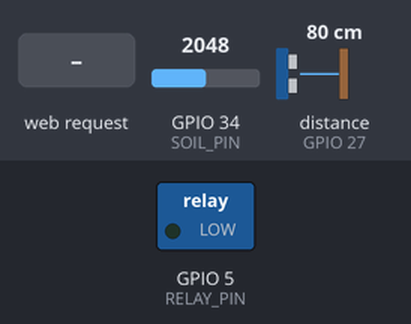
Simulated run of this sketch. Board: ESP32. Shown: switched loads named in the sketch (green lamp = pin HIGH). Wiring (inferred from the names in the program): ultrasonic range finder: trigger GPIO 26; echo GPIO 27. The test bench sets the inputs (shaded band); at power-on: GPIO 34 (SOIL_PIN) = 2048, distance to the obstacle (sensor on GPIO 27) 80 cm. The echo pulse lasts 58.3 µs per cm; WiFi joins after 1.5 s; servers stay silent unless stated; pins used as bus, display or sensor lines are not drawn; what the sketch prints to the serial monitor is not drawn.

Above: at 0.1 s.
At 2.7 s:
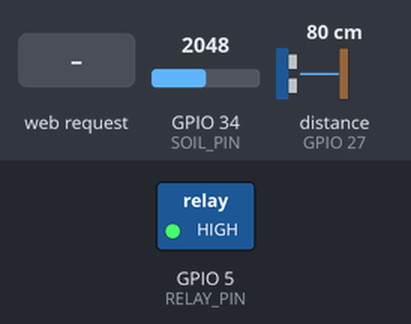
2.8 s: HTTP request GET /stop received
Timing chart, 0 to 5.8 s (numbered marks = the images above; inputs shaded):
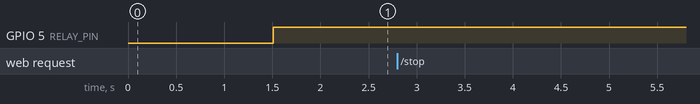

The sketch:

JAL-SAATHI.ino
```cpp
#include <WiFi.h>
#include <AsyncTCP.h>
#include <ESPAsyncWebServer.h>

#define RELAY_PIN 5        // GPIO for relay
#define SOIL_PIN 34        // Analog pin for soil sensor
#define TRIG_PIN 26        // Ultrasonic sensor TRIG
#define ECHO_PIN 27        // Ultrasonic sensor ECHO

const char* ssid = "moto g62 5G_7341";
const char* password = "e2bb47d4a778";

int moisture = 0;
bool pumpState = false;
long duration;
int distance = 0;
bool tankEmpty = false;
int dryThreshold = 3500;
int wetThreshold = 2500;
int emptyThreshold = 10;

bool emergencyStopEnabled = false;

AsyncWebServer server(80);

// HTML Page with buttons and dynamic values
const char index_html[] PROGMEM = R"rawliteral(
<!DOCTYPE html>
<html lang="en">
<head>
  <meta charset="UTF-8">
  <meta http-equiv="refresh" content="5">
  <meta name="viewport" content="width=device-width, initial-scale=1.0">
  <title>JalSaathi - Smart Irrigation</title>
  <style>
    body {
      font-family: 'Segoe UI', sans-serif;
      background: linear-gradient(#a8e063, #56ab2f);
      color: #fff;
      text-align: center;
      padding: 20px;
    }
    .container {
      background-color: rgba(0, 0, 0, 0.3);
      border-radius: 20px;
      padding: 30px;
      max-width: 500px;
      margin: 30px auto;
      box-shadow: 0px 0px 15px rgba(0,0,0,0.3);
    }
    h1 {
      font-size: 28px;
    }
    .status {
      font-size: 22px;
      margin: 15px 0;
    }
    .label {
      font-weight: bold;
    }
    .footer {
      margin-top: 30px;
      font-size: 12px;
    }
    .button {
      padding: 10px 20px;
      font-size: 16px;
      margin: 10px;
      border: none;
      border-radius: 8px;
      cursor: pointer;
    }
    .stop {
      background-color: #e74c3c;
      color: white;
    }
    .resume {
      background-color: #2ecc71;
      color: white;
    }
  </style>
</head>
<body>
  <div class="container">
    <h1>🚰 JalSaathi - स्मार्ट सिंचाई प्रणाली</h1>
    <p class="status"><span class="label">Soil Moisture (मिट्टी की नमी):</span> %MOISTURE%</p>
    <p class="status"><span class="label">Pump Status (पंप स्थिति):</span> %PUMPSTATE%</p>
    <p class="status"><span class="label">Tank Status (पानी की टंकी स्थिति):</span> %TANKSTATUS%</p>
    <p class="status"><span class="label">Emergency Mode:</span> %EMERGENCY%</p>
    <form action="/stop" method="GET">
      <button class="button stop">Emergency Stop</button>
    </form>
    <form action="/resume" method="GET">
      <button class="button resume">Resume Auto</button>
    </form>
    <p class="footer">Page refreshes every 5 seconds • पृष्ठ हर 5 सेकंड में ताज़ा होता है</p>
  </div>
</body>
</html>
)rawliteral";

// Processor for dynamic content
String processor(const String& var) {
  if (var == "MOISTURE") {
    return String(moisture);
  } else if (var == "PUMPSTATE") {
    return pumpState ? "ON (चालू)" : "OFF (बंद)";
  } else if (var == "TANKSTATUS") {
    return tankEmpty ? "Empty (खाली)" : "Full (भरपूर)";
  } else if (var == "EMERGENCY") {
    return emergencyStopEnabled ? "ACTIVE (सक्रिय)" : "INACTIVE (निष्क्रिय)";
  }
  return String();
}

void setup() {
  Serial.begin(115200);

  pinMode(RELAY_PIN, OUTPUT);
  digitalWrite(RELAY_PIN, LOW);  // OFF initially
  pinMode(SOIL_PIN, INPUT);
  pinMode(TRIG_PIN, OUTPUT);
  pinMode(ECHO_PIN, INPUT);

  // WiFi
  WiFi.begin(ssid, password);
  Serial.print("Connecting to WiFi");
  while (WiFi.status() != WL_CONNECTED) {
    delay(500);
    Serial.print(".");
  }
  Serial.println("\nConnected to WiFi!");
  Serial.println("IP Address: " + WiFi.localIP().toString());

  // Web endpoints
  server.on("/", HTTP_GET, [](AsyncWebServerRequest *request) {
    request->send_P(200, "text/html", index_html, processor);
  });

  server.on("/stop", HTTP_GET, [](AsyncWebServerRequest *request){
    emergencyStopEnabled = true;
    pumpState = false;
    digitalWrite(RELAY_PIN, HIGH);  // OFF
    request->redirect("/");
  });

  server.on("/resume", HTTP_GET, [](AsyncWebServerRequest *request){
    emergencyStopEnabled = false;
    request->redirect("/");
  });

  server.begin();
}

int getDistanceCM() {
  digitalWrite(TRIG_PIN, LOW);
  delayMicroseconds(2);
  digitalWrite(TRIG_PIN, HIGH);
  delayMicroseconds(10);
  digitalWrite(TRIG_PIN, LOW);
  duration = pulseIn(ECHO_PIN, HIGH, 30000);
  return duration * 0.034 / 2;
}

void loop() {
  moisture = analogRead(SOIL_PIN);
  distance = getDistanceCM();
  tankEmpty = (distance > emptyThreshold);

  Serial.print("Soil Moisture Level: ");
  Serial.println(moisture);
  Serial.print("Water Tank Distance (cm): ");
  Serial.println(distance);

  if (emergencyStopEnabled) {
    pumpState = false;
    Serial.println("🚨 Emergency Stop Activated → Pump OFF");
  } else if (tankEmpty) {
    pumpState = false;
    Serial.println("Water tank empty → Pump OFF (Failsafe)");
  } else {
    if (moisture > dryThreshold) {
      pumpState = true;
    } else if (moisture < wetThreshold) {
      pumpState = false;
    }
  }

  digitalWrite(RELAY_PIN, pumpState ? LOW : HIGH);  // Active LOW Relay

  if (!emergencyStopEnabled) {
    if (pumpState) {
      Serial.println("Soil is dry → Pump ON");
    } else {
      Serial.println("Soil is wet → Pump OFF");
    }
  }

  delay(2000);
}
```

Measured:
- after the input at 2.8 s, every drawn part: stays the same
